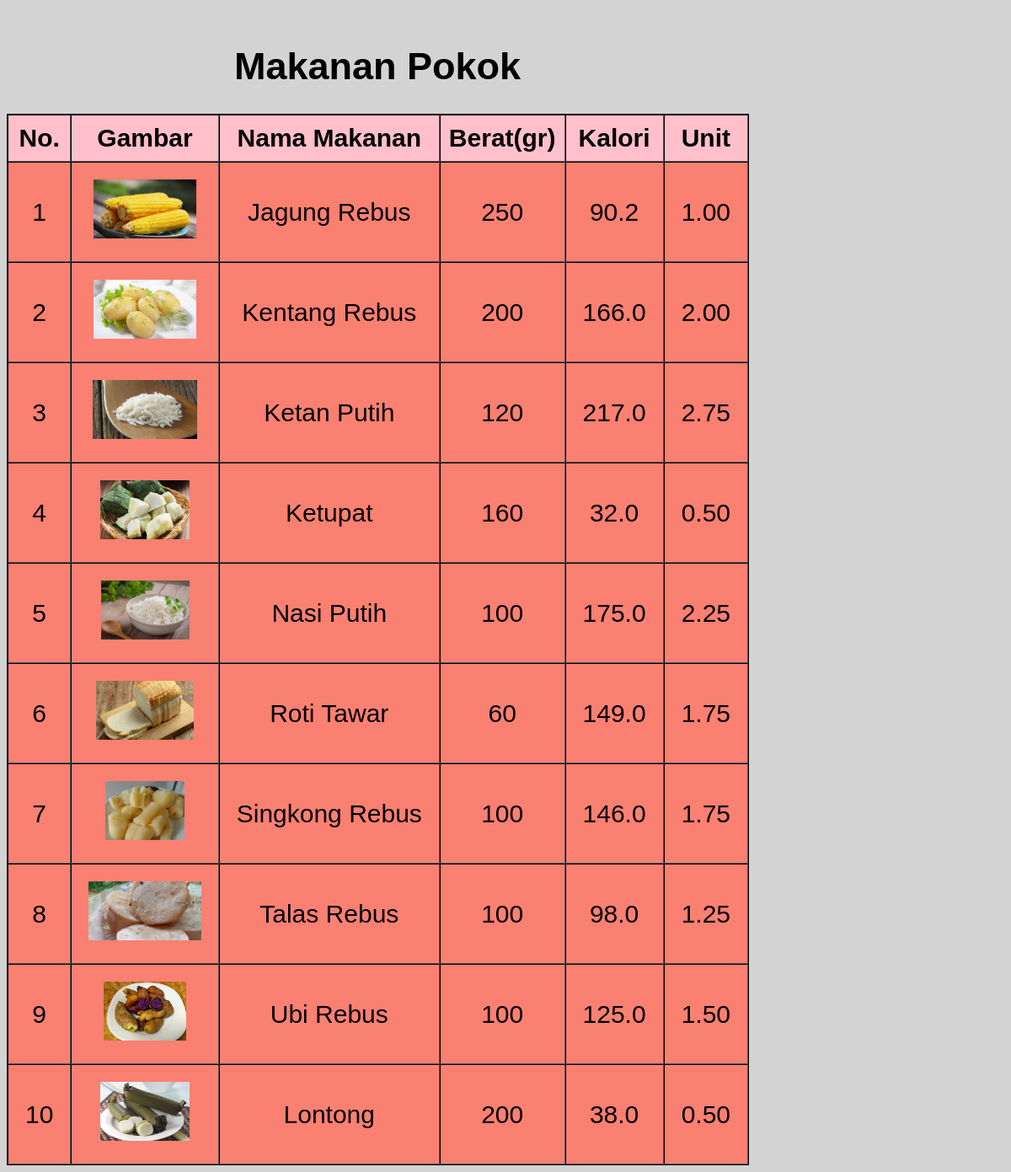
The app's page /Latihan5a/index.php with its own data.
### tables this page shows
CREATE TABLE `makanan_pokok` (
  `id` int(11) NOT NULL,
  `gambar` varchar(200) NOT NULL,
  `nama_makanan` varchar(200) NOT NULL,
  `berat_gr` int(11) NOT NULL,
  `kalori` decimal(10,1) NOT NULL,
  `unit` decimal(10,2) NOT NULL
);

### Latihan5a/index.php (the view, shortened to what this page needs)
<?php
$conn = mysqli_connect("localhost", "root", "") or die("koneksi ke DB gagal");
mysqli_select_db($conn, "tubes_193040002") or die("Database salah!");
$makanan = mysqli_query($conn, "SELECT * FROM makanan_pokok");
?>
<!DOCTYPE html>
<html lang="en">
<head>
  <link rel="stylesheet" href="css/style.css">
</head>
<body>
  <h1>Makanan Pokok</h1>
  <table border="1" cellpadding="10" cellspacing="0">
    <tr>
      <th>No.</th>
      <th>Gambar</th>
      <th>Nama Makanan</th>
      <th>Berat(gr)</th>
      <th>Kalori</th>
      <th>Unit</th>
    </tr>
    <?php while ($mkn = mysqli_fetch_assoc($makanan)) : ?>
      <tr>
        <td><?= $mkn["id"]; ?></td>
        <td><img src="assets/img/<?= $mkn["gambar"] ?>" height="70"></td>
        <td><?= $mkn["nama_makanan"]; ?></td>
        <td><?= $mkn["berat_gr"]; ?></td>
        <td><?= $mkn["kalori"]; ?></td>
        <td><?= $mkn["unit"]; ?></td>
      </tr>
    <?php endwhile; ?>
  </table>
</body>
</html>

### Latihan5a/css/style.css (style rules this page uses)
body { background-color: lightgray; font-family: arial; }
table { background-color: salmon; border : 1px solid black; font-size : 30px; }
td { padding : 20px; text-align : center; }
h1 { padding-top: 23px; font-size : 45px; padding-left: 270px; }
th { background-color: pink; }

### records on screen
makanan_pokok: id "1", gambar (picture), nama_makanan "Jagung Rebus", berat_gr "250", kalori "90.2", unit "1.00"
makanan_pokok: id "2", gambar (picture), nama_makanan "Kentang Rebus", berat_gr "200", kalori "166.0", unit "2.00"
makanan_pokok: id "3", gambar (picture), nama_makanan "Ketan Putih", berat_gr "120", kalori "217.0", unit "2.75"
makanan_pokok: id "4", gambar (picture), nama_makanan "Ketupat", berat_gr "160", kalori "32.0", unit "0.50"
makanan_pokok: id "5", gambar (picture), nama_makanan "Nasi Putih", berat_gr "100", kalori "175.0", unit "2.25"
makanan_pokok: id "6", gambar (picture), nama_makanan "Roti Tawar", berat_gr "60", kalori "149.0", unit "1.75"
makanan_pokok: id "7", gambar (picture), nama_makanan "Singkong Rebus", berat_gr "100", kalori "146.0", unit "1.75"
makanan_pokok: id "8", gambar (picture), nama_makanan "Talas Rebus", berat_gr "100", kalori "98.0", unit "1.25"
makanan_pokok: id "9", gambar (picture), nama_makanan "Ubi Rebus", berat_gr "100", kalori "125.0", unit "1.50"
makanan_pokok: id "10", gambar (picture), nama_makanan "Lontong", berat_gr "200", kalori "38.0", unit "0.50"
